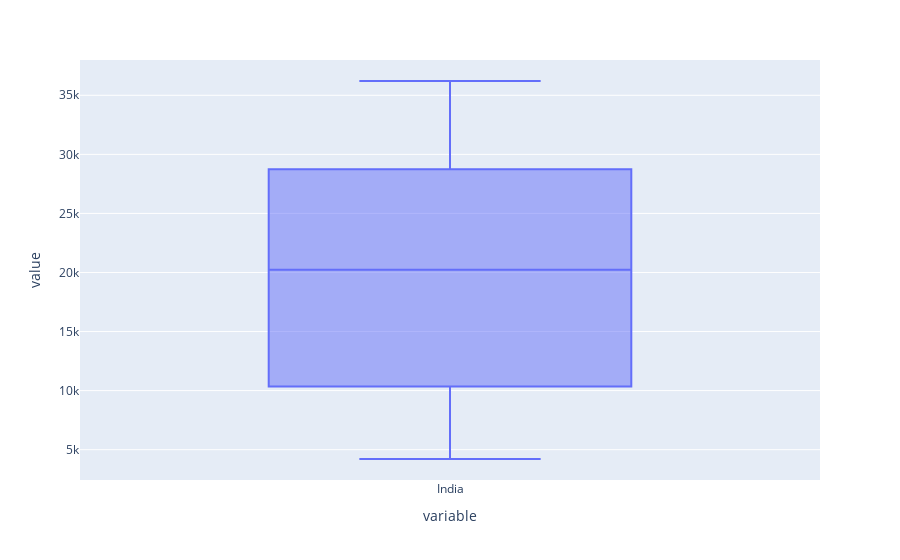

Notebook cell for this chart:
### Code cell
px.box(data_frame=data.drop(columns='Total').loc['India'])

### Figure 1 — Plotly figure (JSON) as saved in the notebook; plotly's stock layout.template omitted (floating-point values rounded to 4 significant figures)
{"data": [{"alignmentgroup": "True", "hovertemplate": "variable=%{x}<br>value=%{y}<extra></extra>", "legendgroup": "", "marker": {"color": "#636efa"}, "name": "", "notched": false, "offsetgroup": "", "orientation": "v", "showlegend": false, "type": "box", "x": ["India", "India", "India", "India", "India", "India", "India", "India", "India", "India", "India", "India", "India", "India", "India", "India", "India", "India", "India", "India", "India", "India", "India", "India", "India", "India", "India", "India", "India", "India", "India", "India", "India", "India", "India", "India", "India", "India"], "x0": " ", "xaxis": "x", "y": ["Foreigners", "Asia", "Southern Asia", "Developing regions", 8880, 8670, 8147, 7338, 5704, 4211, 7150, 10189, 11522, 10343, 12041, 13734, 13673, 21496, 18620, 18489, 23859, 22268, 17241, 18974, 28572, 31223, 31889, 27155, 28235, 36210, 33848, 28742, 28261, 29456, 34235, 27509, 30933, 33087], "y0": " ", "yaxis": "y"}], "layout": {"boxmode": "group", "legend": {"tracegroupgap": 0}, "margin": {"t": 60}, "xaxis": {"anchor": "y", "domain": [0, 1], "title": {"text": "variable"}}, "yaxis": {"anchor": "x", "domain": [0, 1], "title": {"text": "value"}}}}
